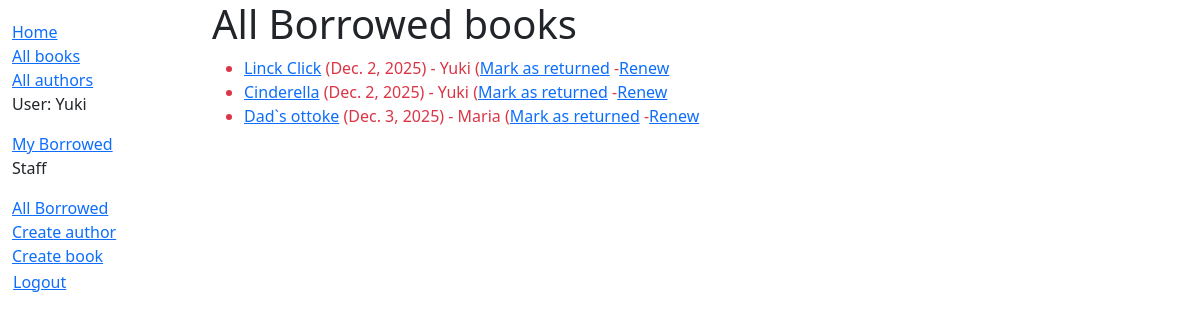
Page /catalog/borrowed/ (signed in) on the committed database.
### catalog/models.py (models this page shows, shortened)
class BookInstance(models.Model):
    id = models.UUIDField(primary_key=True, default=uuid.uuid4,
                          help_text="Unique ID for this particular book across whole library")
    borrower = models.ForeignKey(settings.AUTH_USER_MODEL, on_delete=models.SET_NULL, null=True, blank=True)
    book = models.ForeignKey('Book', on_delete=models.RESTRICT, null=True)
    imprint = models.CharField(max_length=200)
    due_back = models.DateField(null=True, blank=True)
    @property
    def is_overdue(self):
        return bool(self.due_back and date.today() > self.due_back)
    class Meta:
        ordering = ['due_back']
        permissions = (("can_mark_returned", "Set book as returned"),)
    LOAN_STATUS = (
        ('m', 'Maintenance'),
        ('o', 'On loan'),
        ('a', 'Available'),
        ('r', 'Reserved'),
    )
    status = models.CharField(
        max_length=1,
        choices=LOAN_STATUS,
        blank=True,
        default='m',
        help_text='Book availability',
    )

class Book(models.Model):
    language = models.ForeignKey('Language', on_delete=models.SET_NULL, null=True)
    title = models.CharField(max_length=200)
    author = models.ForeignKey('Author', on_delete=models.RESTRICT, null=True)
    summary = models.TextField(
        max_length=1000, help_text="Enter a brief description of the book")
    isbn = models.CharField('ISBN', max_length=13, validators=[MinLengthValidator(5)],
                            unique=True,
                            help_text='13 Character <a href="https://www.isbn-international.org/content/what-isbn'
                                      '">ISBN number</a>')
    genre = models.ManyToManyField(
        Genre, help_text="Select a genre for this book")
    def display_genre(self):
        """Create a string for the Genre. This is required to display genre in Admin."""
        return ', '.join(genre.name for genre in self.genre.all()[:3])
    display_genre.short_description = 'Genre'

### catalog/views.py (the view)
# urls.py: path('borrowed/', views.LoanedBooksByLibrariansListView.as_view(), name='all-borrowed'),
class LoanedBooksByLibrariansListView(PermissionRequiredMixin,generic.ListView):
    model = BookInstance
    template_name = 'catalog/bookinstance_list_borrowed_librarians.html'
    paginate_by = 10
    permission_required = 'catalog.can_mark_returned'
    def get_queryset(self):
        return (
            BookInstance.objects.filter(status__exact='o').order_by('due_back')
        )

### catalog/templates/catalog/bookinstance_list_borrowed_librarians.html
{% extends "base_generic.html" %}
{% block content %}
    <h1>All Borrowed books</h1>
    {% if bookinstance_list %}
    <ul>
      {% for bookinst in bookinstance_list %}
      <li class="{% if bookinst.is_overdue %}text-danger{% endif %}">
        <a href="{% url 'book-detail' bookinst.book.pk %}">{{ bookinst.book.title }}</a> ({{ bookinst.due_back }}) {% if user.is_staff %}- {{ bookinst.borrower }}{% endif %}
        {% if perms.catalog.can_mark_returned %}
            (<a href="">Mark as returned</a>
          {% if perms.catalog.can_mark_returned %}-<a href="{% url 'renew-book-librarian' bookinst.id %}">Renew</a>{% endif %}
          {% endif %}
      </li>
      {% endfor %}
    </ul>
    {% else %}
      <p>There are no books borrowed.</p>
    {% endif %}
{% endblock %}

### catalog/templates/base_generic.html (shortened to what this page needs)
<!doctype html>
<html lang="en">
  <head>
    <link href="https://cdn.jsdelivr.net/npm/bootstrap@5.3.3/dist/css/bootstrap.min.css"
      rel="stylesheet"
>
    {% load static %}
    <link rel="stylesheet" href="{% static 'css/styles.css' %}" />
  </head>
  <body>
    <div class="container-fluid">
      <div class="row">
        <div class="col-sm-2">
          {% block sidebar %}
            <ul class="sidebar-nav">
              <li><a href="{% url 'index' %}">Home</a></li>
              <li><a href="{% url 'books' %}">All books</a></li>
              <li><a href="{% url 'authors' %}">All authors</a></li>
                   {% if user.is_authenticated %}
                <p>User: {{ user.get_username }}</p>
                <li><a href="{% url 'my-borrowed' %}">My Borrowed</a></li>
                {% if user.is_staff %}
                  <p>Staff</p>
                  <li><a href="{% url 'all-borrowed' %}">All Borrowed</a></li>
                {% endif %}
                {% if perms.catalog.add_author %}
                  <li><a href="{% url 'author-create' %}">Create author</a></li>
                {% endif %}
                {% if perms.catalog.add_book %}
                  <li><a href="{% url 'book-create' %}">Create book</a></li>
                {% endif %}
                <li>
                  <form id="logout-form" method="post" action="{% url 'admin:logout' %}">
                    <button type="submit" class="btn btn-link">Logout</button>
                  </form>
                </li>
       {% else %}
                <li><a href="{% url 'login' %}?next={{ request.path }}">Login</a></li>
              {% endif %}
 </ul>
          {% endblock %}
        </div>
        <div class="col-sm-10 ">{% block content %}{% endblock %}
        </div>
      </div>
    </div>
  </body>
</html>

### catalog/static/styles.css (style rules this page uses)
.sidebar-nav { margin-top: 20px; padding: 0; list-style: none; }
#logout-form { display: inline; }
#logout-form button { padding: 0; margin: 0; }

### rows in the picture
BookInstance: book "Linck Click", due_back "Dec. 2, 2025", borrower "Yuki"
BookInstance: book "Cinderella", due_back "Dec. 2, 2025", borrower "Yuki"
BookInstance: book "Dad`s ottoke", due_back "Dec. 3, 2025", borrower "Maria"

### other values in the picture
{{ user.get_username }} "Yuki"
